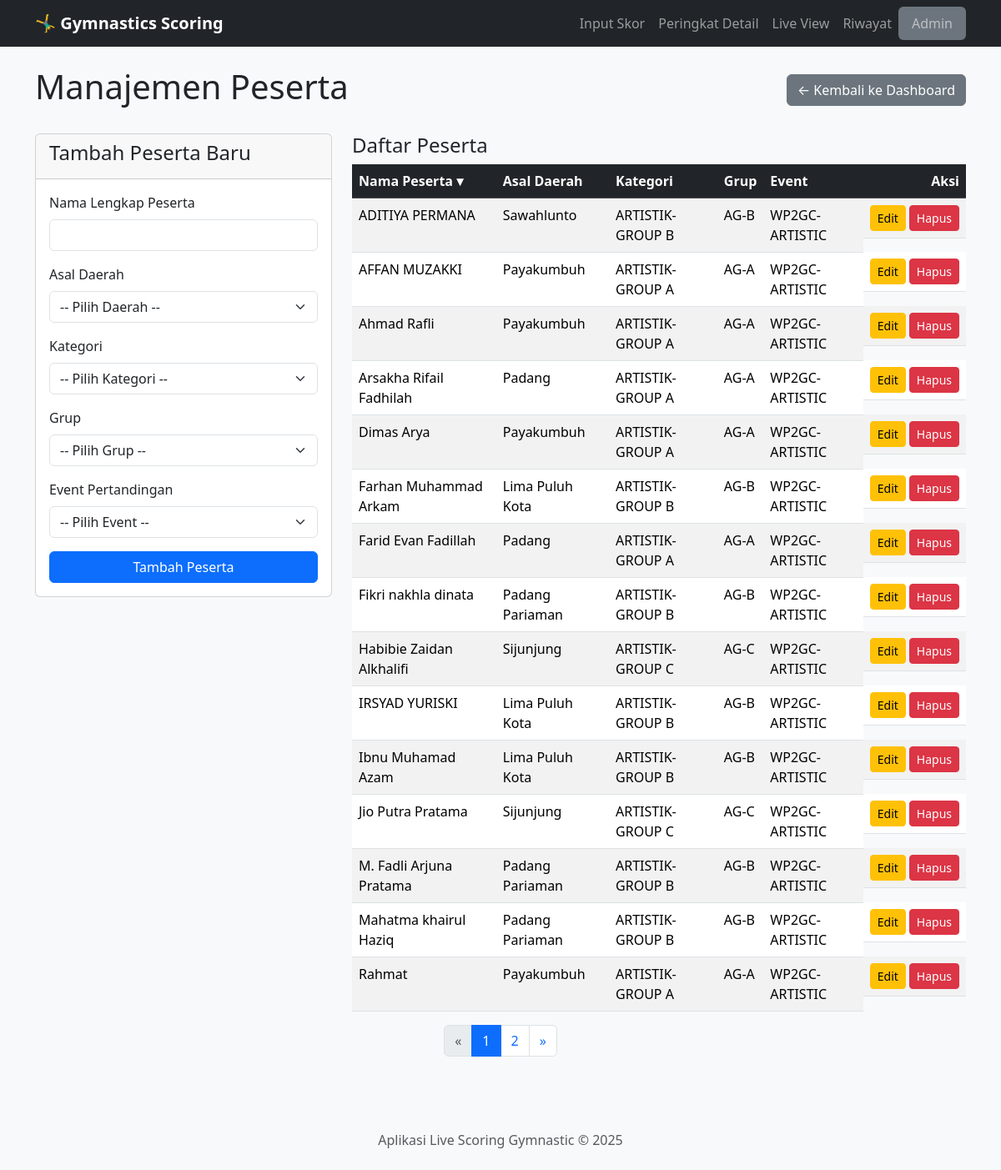
The page /admin/manage/peserta on the database as committed earlier.
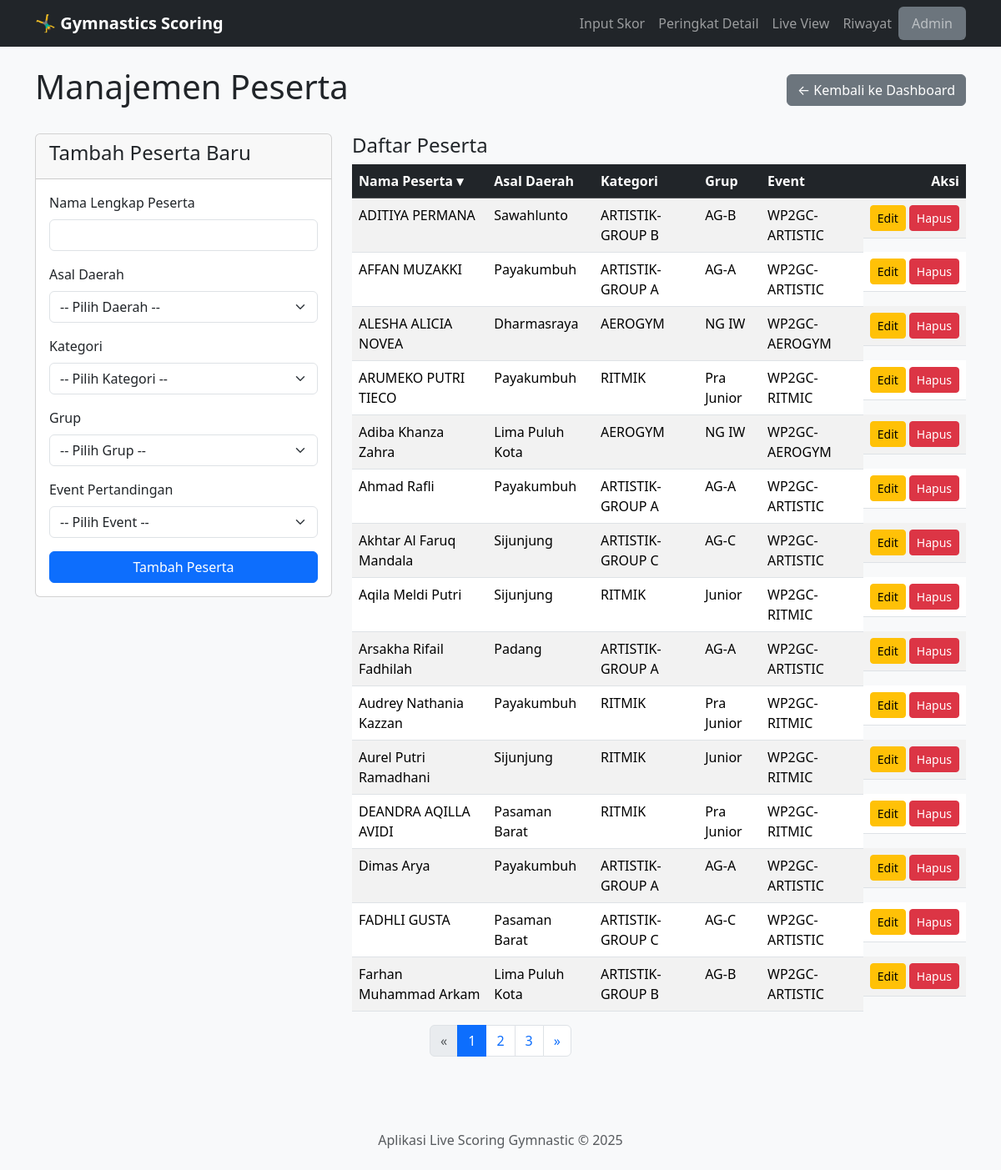
The same page on the database as committed later.
### app.py (models this page shows)
class Peserta(db.Model):
    id = db.Column(db.Integer, primary_key=True)
    nama = db.Column(db.String(150), nullable=False)
    event_id = db.Column(db.Integer, db.ForeignKey('event.id'), nullable=False)
    daerah_id = db.Column(db.Integer, db.ForeignKey('daerah.id'), nullable=False)
    kategori_id = db.Column(db.Integer, db.ForeignKey('kategori.id'), nullable=False)
    grup_id = db.Column(db.Integer, db.ForeignKey('grup.id'), nullable=False)
    event = db.relationship('Event', backref=db.backref('peserta', lazy=True, cascade="all, delete"))
    daerah = db.relationship('Daerah', backref=db.backref('peserta', lazy=True))
    kategori = db.relationship('Kategori', backref=db.backref('peserta', lazy=True))
    grup = db.relationship('Grup', backref=db.backref('peserta', lazy=True))
    __table_args__ = {'extend_existing': True}

class Daerah(db.Model):
    id = db.Column(db.Integer, primary_key=True)
    nama = db.Column(db.String(100), unique=True, nullable=False)

class Kategori(db.Model):
    id = db.Column(db.Integer, primary_key=True)
    nama = db.Column(db.String(100), unique=True, nullable=False)

class Grup(db.Model):
    id = db.Column(db.Integer, primary_key=True)
    nama = db.Column(db.String(100), unique=True, nullable=False)

class Event(db.Model):
    id = db.Column(db.Integer, primary_key=True)
    nama = db.Column(db.String(200), nullable=False)
    tanggal = db.Column(db.Date, nullable=False)
    is_active = db.Column(db.Boolean, default=False, nullable=False)

### app.py (the view, shortened to what this page needs)
@app.route('/admin/manage/peserta', methods=['GET', 'POST'])
def admin_manage_peserta():
    sort_by = request.args.get('sort_by', 'nama')
    page = request.args.get('page', 1, type=int) # Ambil nomor halaman dari URL
    query = Peserta.query
    if sort_by == 'daerah':
        query = query.join(Daerah).order_by(Daerah.nama)
    elif sort_by == 'kategori':
        query = query.join(Kategori).order_by(Kategori.nama)
    elif sort_by == 'grup':
        query = query.join(Grup).order_by(Grup.nama)
    elif sort_by == 'event':
        query = query.join(Event).order_by(Event.nama)
    else:
        query = query.order_by(Peserta.nama)
    pagination = query.paginate(page=page, per_page=15, error_out=False)
    peserta_list = pagination.items
    return render_template('admin_manage_peserta.html',
        peserta_list=peserta_list,
        pagination=pagination, # Kirim objek pagination ke template
        daerah_list=Daerah.query.order_by(Daerah.nama).all(),
        kategori_list=Kategori.query.order_by(Kategori.nama).all(),
        grup_list=Grup.query.order_by(Grup.nama).all(),
        event_list=Event.query.order_by(Event.nama).all(),
        current_sort=sort_by
    )

### templates/admin_manage_peserta.html (shortened to what the changed rows need)
{% extends 'layout.html' %}
{% block content %}
<div class="d-flex justify-content-between align-items-center mb-4">
    <h1>Manajemen Peserta</h1>
</div>
<div class="row">
    <div class="col-md-8">
        <table class="table table-striped table-hover">
            <thead class="table-dark">
                <tr>
                    <th>
                        <a href="{{ url_for('admin_manage_peserta', sort_by='nama') }}" class="text-white text-decoration-none">
                            Nama Peserta {% if current_sort == 'nama' %}▾{% endif %}
                        </a>
                    </th>
                    <th>
                        <a href="{{ url_for('admin_manage_peserta', sort_by='daerah') }}" class="text-white text-decoration-none">
                            Asal Daerah {% if current_sort == 'daerah' %}▾{% endif %}
                        </a>
                    </th>
                    <th>
                        <a href="{{ url_for('admin_manage_peserta', sort_by='kategori') }}" class="text-white text-decoration-none">
                            Kategori {% if current_sort == 'kategori' %}▾{% endif %}
                        </a>
                    </th>
                    <th>
                        <a href="{{ url_for('admin_manage_peserta', sort_by='grup') }}" class="text-white text-decoration-none">
                            Grup {% if current_sort == 'grup' %}▾{% endif %}
                        </a>
                    </th>
                    <th>
                        <a href="{{ url_for('admin_manage_peserta', sort_by='event') }}" class="text-white text-decoration-none">
                            Event {% if current_sort == 'event' %}▾{% endif %}
                        </a>
                    </th>
                    <th class="text-end">Aksi</th>
                </tr>
            </thead>
            <tbody>
                {% for peserta in peserta_list %}
                <tr>
                    <td>{{ peserta.nama }}</td>
                    <td>{{ peserta.daerah.nama }}</td>
                    <td>{{ peserta.kategori.nama }}</td>
                    <td>{{ peserta.grup.nama }}</td>
                    <td>{{ peserta.event.nama }}</td>
                    <td class="text-end d-flex gap-1 justify-content-end">
                        <a href="{{ url_for('admin_edit_peserta', peserta_id=peserta.id) }}" class="btn btn-sm btn-warning">Edit</a>
                        <form action="{{ url_for('admin_delete_peserta', peserta_id=peserta.id) }}" method="post" onsubmit="return confirm('Yakin ingin menghapus peserta ini?');">
                            <button type="submit" class="btn btn-sm btn-danger">Hapus</button>
                        </form>
                    </td>
                </tr>
                {% else %}
                <tr><td colspan="5" class="text-center">Belum ada data peserta.</td></tr>
                {% endfor %}
            </tbody>
        </table>
    </div>
        <nav aria-label="Page navigation">
            <ul class="pagination justify-content-center">
                {% for p in pagination.iter_pages(left_edge=2, right_edge=2, left_current=2, right_current=2) %}
                    {% if p %}
                        <li class="page-item {% if p == pagination.page %}active{% endif %}">
                            <a class="page-link" href="{{ url_for('admin_manage_peserta', page=p, sort_by=current_sort) }}">{{ p }}</a>
                        </li>
                    {% else %}
                        <li class="page-item disabled"><span class="page-link">...</span></li>
                    {% endif %}
                {% endfor %}
            </ul>
        </nav>
</div>
{% endblock %}

Rows that differ between the two databases and show on the page:
no longer on this page (row unchanged): Peserta: nama "Farid Evan Fadillah", daerah.nama "Padang", kategori.nama "ARTISTIK-GROUP A", grup.nama "AG-A", event.nama "WP2GC-ARTISTIC"
no longer on this page (row unchanged): Peserta: nama "Fikri nakhla dinata", daerah.nama "Padang Pariaman", kategori.nama "ARTISTIK-GROUP B", grup.nama "AG-B", event.nama "WP2GC-ARTISTIC"
no longer on this page (row unchanged): Peserta: nama "Habibie Zaidan Alkhalifi", daerah.nama "Sijunjung", kategori.nama "ARTISTIK-GROUP C", grup.nama "AG-C", event.nama "WP2GC-ARTISTIC"
no longer on this page (row unchanged): Peserta: nama "IRSYAD YURISKI", daerah.nama "Lima Puluh Kota", kategori.nama "ARTISTIK-GROUP B", grup.nama "AG-B", event.nama "WP2GC-ARTISTIC"
no longer on this page (row unchanged): Peserta: nama "Ibnu Muhamad Azam", daerah.nama "Lima Puluh Kota", kategori.nama "ARTISTIK-GROUP B", grup.nama "AG-B", event.nama "WP2GC-ARTISTIC"
no longer on this page (row unchanged): Peserta: nama "Jio Putra Pratama", daerah.nama "Sijunjung", kategori.nama "ARTISTIK-GROUP C", grup.nama "AG-C", event.nama "WP2GC-ARTISTIC"
no longer on this page (row unchanged): Peserta: nama "M. Fadli Arjuna Pratama", daerah.nama "Padang Pariaman", kategori.nama "ARTISTIK-GROUP B", grup.nama "AG-B", event.nama "WP2GC-ARTISTIC"
no longer on this page (row unchanged): Peserta: nama "Mahatma khairul Haziq", daerah.nama "Padang Pariaman", kategori.nama "ARTISTIK-GROUP B", grup.nama "AG-B", event.nama "WP2GC-ARTISTIC"
no longer on this page (row unchanged): Peserta: nama "Rahmat", daerah.nama "Payakumbuh", kategori.nama "ARTISTIK-GROUP A", grup.nama "AG-A", event.nama "WP2GC-ARTISTIC"
added Peserta: nama "ALESHA ALICIA NOVEA", daerah.nama "Dharmasraya", kategori.nama "AEROGYM", grup.nama "NG IW", event.nama "WP2GC-AEROGYM"
added Peserta: nama "ARUMEKO PUTRI TIECO", daerah.nama "Payakumbuh", kategori.nama "RITMIK", grup.nama "Pra Junior", event.nama "WP2GC-RITMIC"
added Peserta: nama "Adiba Khanza Zahra", daerah.nama "Lima Puluh Kota", kategori.nama "AEROGYM", grup.nama "NG IW", event.nama "WP2GC-AEROGYM"
added Peserta: nama "Akhtar Al Faruq Mandala", daerah.nama "Sijunjung", kategori.nama "ARTISTIK-GROUP C", grup.nama "AG-C", event.nama "WP2GC-ARTISTIC"
added Peserta: nama "Aqila Meldi Putri", daerah.nama "Sijunjung", kategori.nama "RITMIK", grup.nama "Junior", event.nama "WP2GC-RITMIC"
added Peserta: nama "Audrey Nathania Kazzan", daerah.nama "Payakumbuh", kategori.nama "RITMIK", grup.nama "Pra Junior", event.nama "WP2GC-RITMIC"
added Peserta: nama "Aurel Putri Ramadhani", daerah.nama "Sijunjung", kategori.nama "RITMIK", grup.nama "Junior", event.nama "WP2GC-RITMIC"
added Peserta: nama "DEANDRA AQILLA AVIDI", daerah.nama "Pasaman Barat", kategori.nama "RITMIK", grup.nama "Pra Junior", event.nama "WP2GC-RITMIC"
added Peserta: nama "FADHLI GUSTA", daerah.nama "Pasaman Barat", kategori.nama "ARTISTIK-GROUP C", grup.nama "AG-C", event.nama "WP2GC-ARTISTIC"
Other text that changed with them:
new list line: "3"
